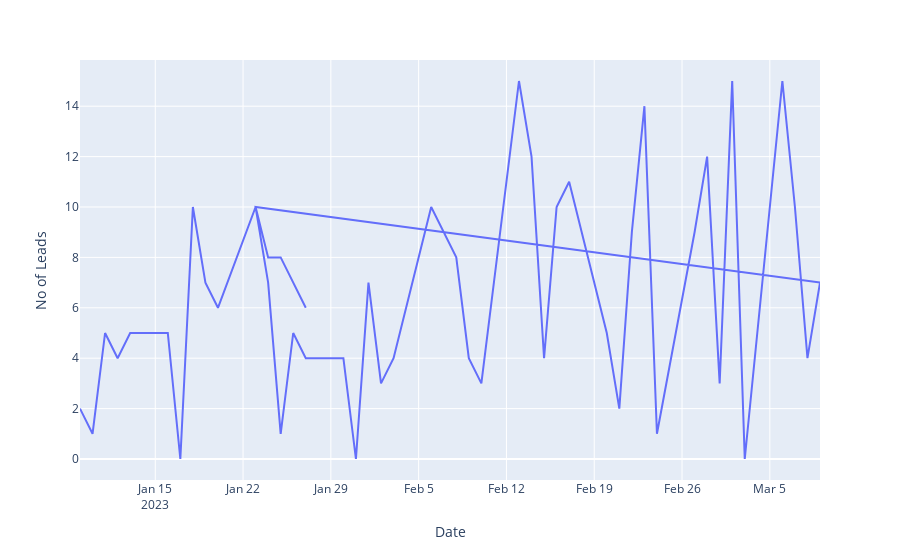

Source (notebook cell):
### Code cell
px.line(data,x='Date', y='No of Leads')

### Figure 1 — Plotly figure (JSON) as saved in the notebook; plotly's stock layout.template omitted (floating-point values rounded to 4 significant figures)
{"data": [{"hovertemplate": "Date=%{x}<br>No of Leads=%{y}<extra></extra>", "legendgroup": "", "line": {"color": "#636efa", "dash": "solid"}, "marker": {"symbol": "circle"}, "mode": "lines", "name": "", "orientation": "v", "showlegend": false, "type": "scatter", "x": ["2023-01-09T00:00:00", "2023-01-10T00:00:00", "2023-01-11T00:00:00", "2023-01-12T00:00:00", "2023-01-13T00:00:00", "2023-01-16T00:00:00", "2023-01-17T00:00:00", "2023-01-18T00:00:00", "2023-01-19T00:00:00", "2023-01-20T00:00:00", "2023-01-23T00:00:00", "2023-01-24T00:00:00", "2023-01-25T00:00:00", "2023-01-26T00:00:00", "2023-01-27T00:00:00", "2023-01-30T00:00:00", "2023-01-31T00:00:00", "2023-02-01T00:00:00", "2023-02-02T00:00:00", "2023-02-03T00:00:00", "2023-02-06T00:00:00", "2023-02-07T00:00:00", "2023-02-08T00:00:00", "2023-02-09T00:00:00", "2023-02-10T00:00:00", "2023-02-13T00:00:00", "2023-02-14T00:00:00", "2023-02-15T00:00:00", "2023-02-16T00:00:00", "2023-02-17T00:00:00", "2023-02-20T00:00:00", "2023-02-21T00:00:00", "2023-02-22T00:00:00", "2023-02-23T00:00:00", "2023-02-24T00:00:00", "2023-02-27T00:00:00", "2023-02-28T00:00:00", "2023-03-01T00:00:00", "2023-03-02T00:00:00", "2023-03-03T00:00:00", "2023-03-06T00:00:00", "2023-03-07T00:00:00", "2023-03-08T00:00:00", "2023-03-09T00:00:00", "2023-01-23T00:00:00", "2023-01-24T00:00:00", "2023-01-25T00:00:00", "2023-01-27T00:00:00", "2023-01-30T00:00:00", "2023-01-31T00:00:00", "2023-02-01T00:00:00", "2023-02-02T00:00:00", "2023-02-03T00:00:00", "2023-02-06T00:00:00", "2023-02-07T00:00:00", "2023-02-08T00:00:00", "2023-02-09T00:00:00", "2023-02-10T00:00:00"], "xaxis": "x", "y": [2, 1, 5, 4, 5, 5, 0, 10, 7, 6, 10, 7, 1, 5, 4, 4, 0, 7, 3, 4, 10, 9, 8, 4, 3, 15, 12, 4, 10, 11, 5, 2, 9, 14, 1, 9, 12, 3, 15, 0, 15, 10, 4, 7, 10, 8, 8, 6, null, null, null, null, null, null, null, null, null, null], "yaxis": "y"}], "layout": {"legend": {"tracegroupgap": 0}, "margin": {"t": 60}, "xaxis": {"anchor": "y", "domain": [0, 1], "title": {"text": "Date"}}, "yaxis": {"anchor": "x", "domain": [0, 1], "title": {"text": "No of Leads"}}}}
